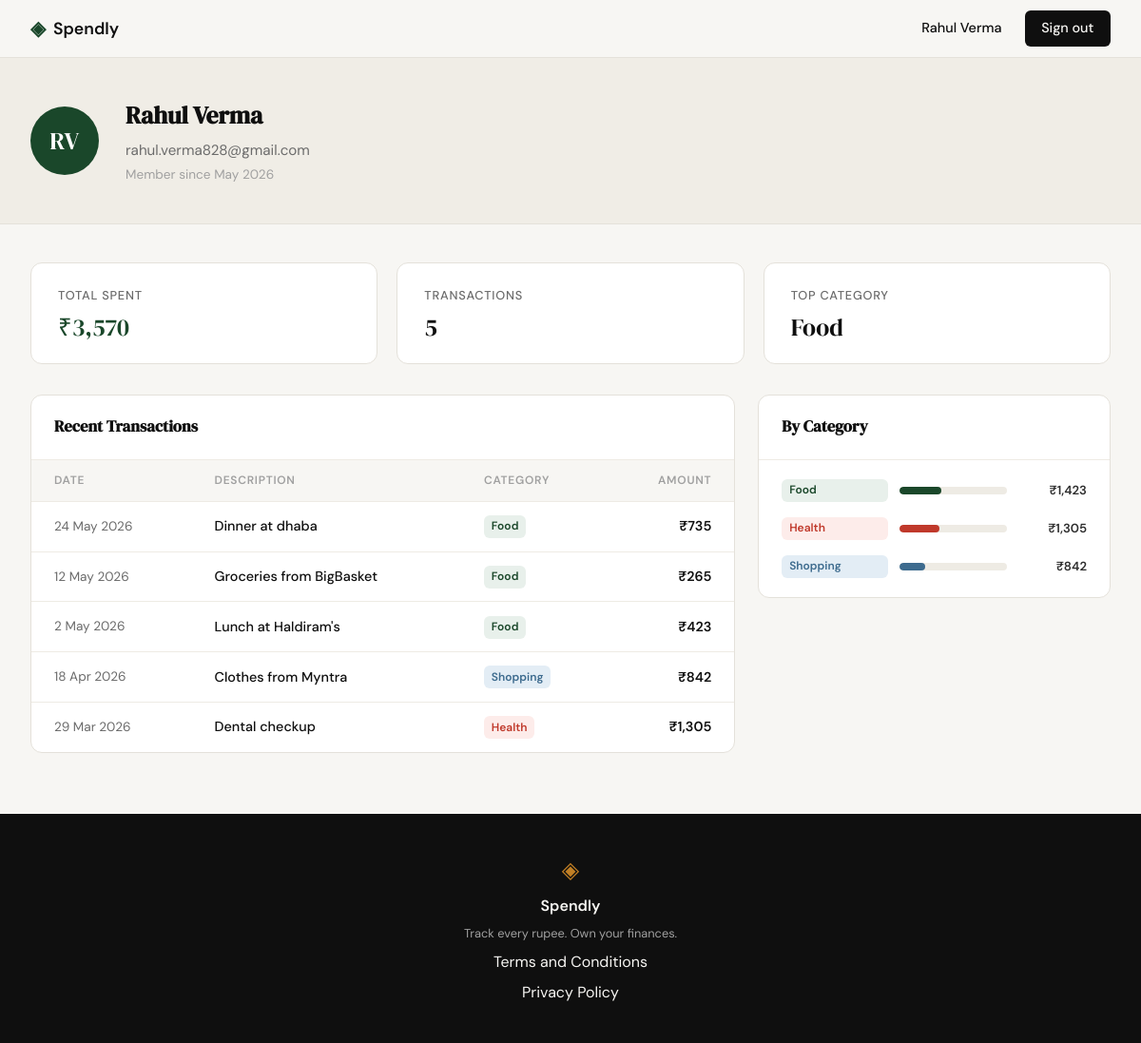
Screenshot of /profile (signed in) with the database file from the repository.
### tables this page shows
CREATE TABLE users (
            id            INTEGER PRIMARY KEY AUTOINCREMENT,
            name          TEXT    NOT NULL,
            email         TEXT    NOT NULL UNIQUE,
            password_hash TEXT    NOT NULL,
            created_at    TEXT    DEFAULT (datetime('now'))
        );

CREATE TABLE expenses (
            id          INTEGER PRIMARY KEY AUTOINCREMENT,
            user_id     INTEGER NOT NULL REFERENCES users(id),
            amount      REAL    NOT NULL,
            category    TEXT    NOT NULL,
            date        TEXT    NOT NULL,
            description TEXT,
            created_at  TEXT    DEFAULT (datetime('now'))
        );

### app.py (the view)
@app.route("/profile")
def profile():
    if not session.get("user_id"):
        return redirect(url_for("login"))
    user_data = get_user_by_id(session["user_id"])
    if not user_data:
        session.clear()
        return redirect(url_for("login"))
    name = user_data["name"]
    initials = "".join(w[0] for w in name.split()[:2]).upper()
    user = {
        "name": name,
        "initials": initials,
        "email": user_data["email"],
        "member_since": user_data["member_since"],
    }
    stats = get_summary_stats(session["user_id"])
    transactions = get_recent_transactions(session["user_id"])
    categories = get_category_breakdown(session["user_id"])
    return render_template("profile.html", user=user, stats=stats,
                           transactions=transactions, categories=categories)

### database/db.py (called while the page is built)
def get_db():
    conn = sqlite3.connect(DB_PATH)
    conn.row_factory = sqlite3.Row
    conn.execute("PRAGMA foreign_keys = ON")
    return conn

### database/queries.py (called while the page is built)
def get_user_by_id(user_id):
    conn = get_db()
    row = conn.execute(
        "SELECT name, email, created_at FROM users WHERE id = ?", (user_id,)
    ).fetchone()
    conn.close()
    if not row:
        return None
    member_since = datetime.strptime(row["created_at"][:10], "%Y-%m-%d").strftime("%B %Y")
    return {"name": row["name"], "email": row["email"], "member_since": member_since}

def get_summary_stats(user_id):
    conn = get_db()
    row = conn.execute(
        "SELECT COALESCE(SUM(amount), 0) as total, COUNT(*) as count "
        "FROM expenses WHERE user_id = ?",
        (user_id,)
    ).fetchone()
    top = conn.execute(
        "SELECT category, SUM(amount) as cat_total FROM expenses "
        "WHERE user_id = ? GROUP BY category ORDER BY cat_total DESC LIMIT 1",
        (user_id,)
    ).fetchone()
    conn.close()
    return {
        "total_spent": f"₹{row['total']:,.0f}",
        "transaction_count": row["count"],
        "top_category": top["category"] if top else "—",
    }

def get_recent_transactions(user_id, limit=10):
    conn = get_db()
    rows = conn.execute(
        "SELECT date, description, category, amount FROM expenses "
        "WHERE user_id = ? ORDER BY date DESC LIMIT ?",
        (user_id, limit)
    ).fetchall()
    conn.close()
    return [
        {
            "date": datetime.strptime(r["date"], "%Y-%m-%d").strftime("%-d %b %Y"),
            "description": r["description"] or "",
            "category": r["category"],
            "amount": f"₹{r['amount']:,.0f}",
        }
        for r in rows
    ]

def get_category_breakdown(user_id):
    conn = get_db()
    rows = conn.execute(
        "SELECT category, SUM(amount) as total FROM expenses "
        "WHERE user_id = ? GROUP BY category ORDER BY total DESC",
        (user_id,)
    ).fetchall()
    conn.close()
    if not rows:
        return []
    grand = sum(r["total"] for r in rows)
    result = [
        {"name": r["category"], "_amount": r["total"], "pct": round(r["total"] / grand * 100)}
        for r in rows
    ]
    diff = 100 - sum(item["pct"] for item in result)
    result[0]["pct"] += diff
    for item in result:
        item["amount"] = f"₹{item['_amount']:,.0f}"
        del item["_amount"]
    return result

### templates/profile.html (shortened to what this page needs)
{% extends "base.html" %}
{% block content %}
<div class="profile-page">
  <div class="profile-hero">
    <div class="profile-hero-inner">
      <div class="avatar">{{ user.initials }}</div>
      <div class="user-details">
        <h1>{{ user.name }}</h1>
        <p class="user-email">{{ user.email }}</p>
        <p class="user-since">Member since {{ user.member_since }}</p>
      </div>
    </div>
  </div>
  <div class="profile-inner">
    <div class="stats-grid">
      <div class="stat-card">
        <p class="stat-label">Total Spent</p>
        <p class="stat-value accent">{{ stats.total_spent }}</p>
      </div>
      <div class="stat-card">
        <p class="stat-label">Transactions</p>
        <p class="stat-value">{{ stats.transaction_count }}</p>
      </div>
      <div class="stat-card">
        <p class="stat-label">Top Category</p>
        <p class="stat-value">{{ stats.top_category }}</p>
      </div>
    </div>
    <div class="profile-lower">
      <div class="section-card">
        <div class="section-card-header">
          <h2>Recent Transactions</h2>
        </div>
        <table class="tx-table">
          <thead>
            <tr>
              <th>Date</th>
              <th>Description</th>
              <th>Category</th>
              <th class="right">Amount</th>
            </tr>
          </thead>
          <tbody>
            {% for t in transactions %}
            <tr>
              <td class="tx-date">{{ t.date }}</td>
              <td class="tx-desc">{{ t.description }}</td>
              <td><span class="badge badge-{{ t.category | lower }}">{{ t.category }}</span></td>
              <td class="tx-amount right">{{ t.amount }}</td>
            </tr>
            {% endfor %}
          </tbody>
        </table>
      </div>
      <div class="section-card">
        <div class="section-card-header">
          <h2>By Category</h2>
        </div>
        <div class="categories-body">
          {% for cat in categories %}
          <div class="category-row">
            <span class="badge badge-{{ cat.name | lower }}">{{ cat.name }}</span>
            <div class="progress-track">
              <div class="progress-bar bar-{{ cat.name | lower }}" style="--bar-pct: {{ cat.pct }}%"></div>
            </div>
            <span class="cat-amount">{{ cat.amount }}</span>
          </div>
          {% endfor %}
        </div>
      </div>
    </div>
  </div>
</div>
{% endblock %}

### templates/base.html (shortened to what this page needs)
<!DOCTYPE html>
<html lang="en">
<head>
    <link rel="stylesheet" href="{{ url_for('static', filename='css/style.css') }}">
</head>
<body>
    <nav class="navbar">
        <div class="nav-inner">
            <a href="{{ url_for('landing') }}" class="nav-brand">
                <span class="brand-icon">◈</span>
                <span class="brand-name">Spendly</span>
            </a>
            <div class="nav-links">
                {% if session.get("user_id") %}
                    <span class="nav-user">{{ session["user_name"] }}</span>
                    <a href="{{ url_for('logout') }}" class="nav-cta">Sign out</a>
                {% else %}
                    <a href="{{ url_for('login') }}">Sign in</a>
                    <a href="{{ url_for('register') }}" class="nav-cta">Get started</a>
                {% endif %}
            </div>
        </div>
    </nav>
    <main class="main-content">
        {% block content %}{% endblock %}
    </main>
    <footer class="footer">
        <div class="footer-inner">
            <span class="brand-icon">◈</span>
            <span class="footer-name">Spendly</span>
            <p class="footer-copy">Track every rupee. Own your finances.</p>
            <a href="/terms">Terms and Conditions</a>
            <a href="/privacy">Privacy Policy</a>
        </div>
    </footer>
</body>
</html>

### static/css/style.css (style rules this page uses)
:root { --ink: #0f0f0f; --ink-soft: #2d2d2d; --ink-muted: #6b6b6b; --ink-faint: #a0a0a0; --paper: #f7f6f3; --paper-warm: #f0ede6; --paper-card: #ffffff; --accent: #1a472a; --accent-light: #e8f0eb; --accent-2: #c17f24; --accent-2-light: #fdf3e3; --danger: #c0392b; --danger-light: #fdecea; --border: #e4e1da; --border-soft: #eeebe4; --color-shopping: #3d6b8e; --color-shopping-light: #e3edf5; --color-transport: #6b5b95; --color-transport-light: #ede8f5; --font-display: 'DM Serif Display', Georgia, serif; --font-body: 'DM Sans', system-ui, sans-serif; --max-width: 1200px; --auth-width: 440px; --radius-sm: 6px; --radius-md: 12px; --radius-lg: 20px; }
*, *::before, *::after { box-sizing: border-box; margin: 0; padding: 0; }
html { font-size: 16px; scroll-behavior: smooth; }
body { background: var(--paper); color: var(--ink); font-family: var(--font-body); font-size: 1rem; line-height: 1.6; -webkit-font-smoothing: antialiased; }
a { color: inherit; text-decoration: none; }
.navbar { position: sticky; top: 0; z-index: 100; background: var(--paper); border-bottom: 1px solid var(--border); padding: 0 2rem; }
.nav-inner { max-width: var(--max-width); margin: 0 auto; height: 60px; display: flex; align-items: center; justify-content: space-between; }
.nav-brand { display: flex; align-items: center; gap: 0.5rem; font-family: var(--font-body); font-weight: 600; font-size: 1.1rem; color: var(--ink); }
.brand-icon { color: var(--accent); font-size: 1.3rem; }
.brand-name { color: var(--ink); }
.nav-links { display: flex; align-items: center; gap: 1.5rem; font-size: 0.9rem; font-weight: 500; }
.nav-links a { color: var(--ink-muted); transition: color 0.2s; }
.nav-cta { background: var(--ink) !important; color: var(--paper) !important; padding: 0.45rem 1.1rem; border-radius: var(--radius-sm); transition: background 0.2s !important; }
.main-content { min-height: calc(100vh - 60px - 100px); }
.footer { background: var(--ink); color: var(--paper); padding: 2.5rem 2rem; text-align: center; }
.footer-inner { display: flex; flex-direction: column; align-items: center; gap: 0.4rem; }
.footer .brand-icon { color: var(--accent-2); font-size: 1.5rem; }
.footer-name { font-weight: 600; font-size: 1rem; }
.footer-copy { font-size: 0.8rem; color: var(--ink-faint); }

### rows the page displays
users: user_name "Rahul Verma", name "Rahul Verma", email "rahul.verma828@gmail.com"
expenses: date "24 May 2026", description "Dinner at dhaba", category "Food", amount "₹735"
expenses: date "12 May 2026", description "Groceries from BigBasket", category "Food", amount "₹265"
expenses: date "2 May 2026", description "Lunch at Haldiram's", category "Food", amount "₹423"
expenses: date "18 Apr 2026", description "Clothes from Myntra", category "Shopping", amount "₹842"
expenses: date "29 Mar 2026", description "Dental checkup", category "Health", amount "₹1,305"

### other values shown
{{ user.initials }} "RV"
{{ user.member_since }} "May 2026"
{{ stats.total_spent }} "₹3,570"
{{ stats.transaction_count }} "5"
{{ stats.top_category }} "Food"
{{ cat.name }} "Food" "Health" "Shopping"
{{ cat.amount }} "₹1,423" "₹1,305" "₹842"
